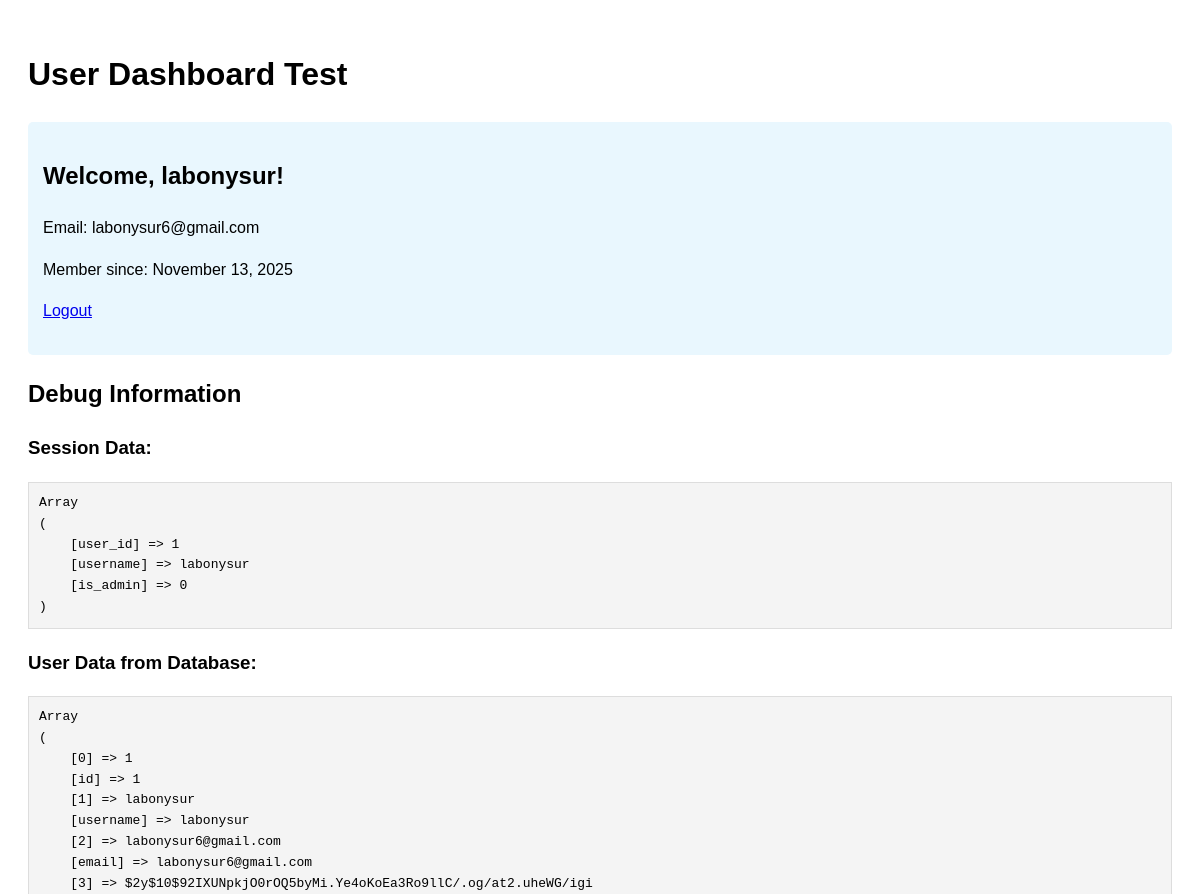
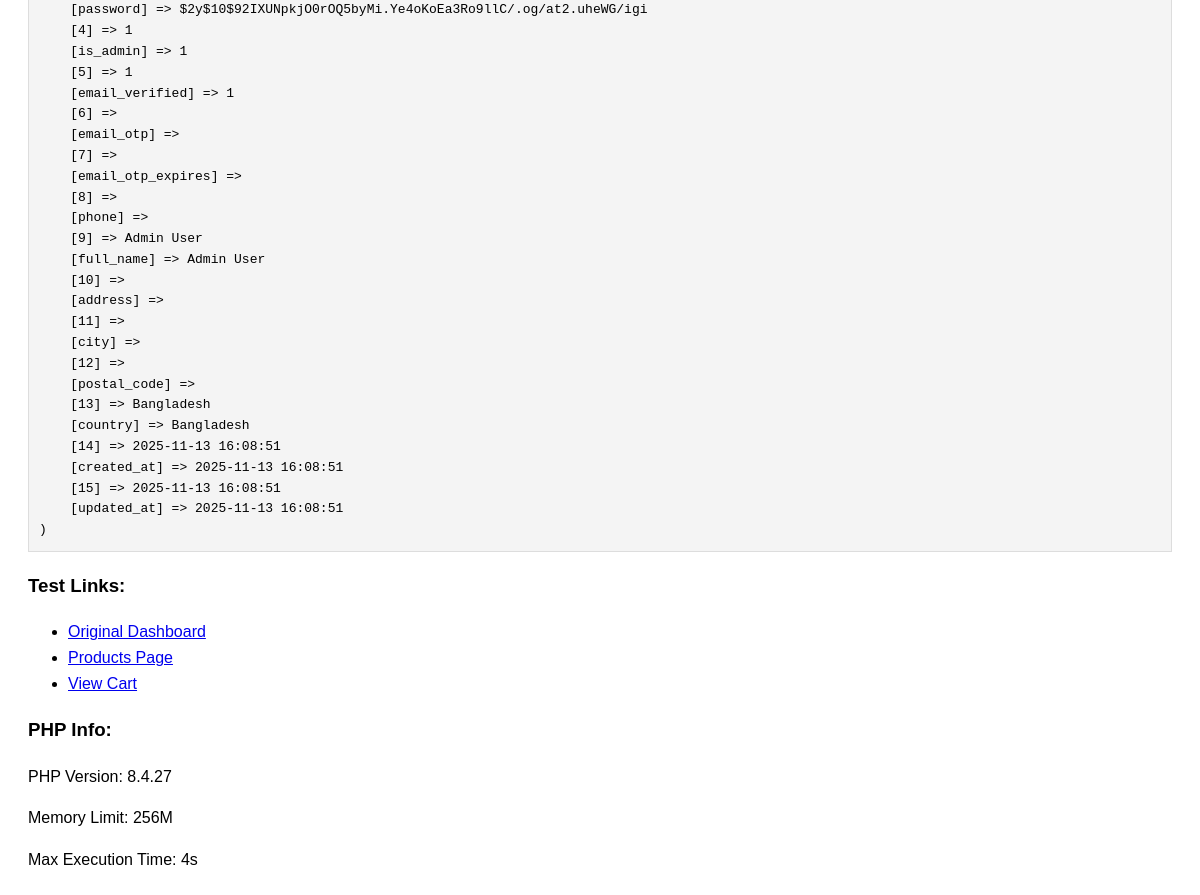
Page /test_user_dashboard.php (signed in) on the committed database (2 pictures, top to bottom).
### tables this page shows
CREATE TABLE users (
    id INT AUTO_INCREMENT PRIMARY KEY,
    username VARCHAR(50) NOT NULL UNIQUE,
    email VARCHAR(100) NOT NULL UNIQUE,
    password VARCHAR(255) NOT NULL,
    is_admin BOOLEAN DEFAULT FALSE,
    email_verified BOOLEAN DEFAULT FALSE,
    email_otp VARCHAR(10) DEFAULT NULL,
    email_otp_expires DATETIME DEFAULT NULL,
    phone VARCHAR(20) DEFAULT NULL,
    full_name VARCHAR(100) DEFAULT NULL,
    address TEXT DEFAULT NULL,
    city VARCHAR(50) DEFAULT NULL,
    postal_code VARCHAR(20) DEFAULT NULL,
    country VARCHAR(50) DEFAULT 'Bangladesh',
    created_at TIMESTAMP DEFAULT CURRENT_TIMESTAMP,
    updated_at TIMESTAMP DEFAULT CURRENT_TIMESTAMP ON UPDATE CURRENT_TIMESTAMP
);

### test_user_dashboard.php (the view, shortened to what this page needs)
<?php
require_once 'includes/db.php';
$stmt = $pdo->prepare("SELECT * FROM users WHERE id = ?");
$stmt->execute([$_SESSION['user_id']]);
$user = $stmt->fetch();
?>
<!DOCTYPE html>
<html>
<head>
</head>
<body>
    <h1>User Dashboard Test</h1>
    <div class="user-info">
        <h2>Welcome, <?= htmlspecialchars($user['username']) ?>!</h2>
        <p>Email: <?= htmlspecialchars($user['email']) ?></p>
        <p>Member since: <?= date('F j, Y', strtotime($user['created_at'])) ?></p>
        <p><a href="pages/logout.php">Logout</a></p>
    </div>
    <h2>Debug Information</h2>
    <h3>Session Data:</h3>
    <pre><?php print_r($_SESSION); ?></pre>
    <h3>User Data from Database:</h3>
    <pre><?php print_r($user); ?></pre>
    <h3>Test Links:</h3>
    <ul>
        <li><a href="pages/dashboard.php">Original Dashboard</a></li>
        <li><a href="pages/products.php">Products Page</a></li>
        <li><a href="pages/cart.php">View Cart</a></li>
    </ul>
    <h3>PHP Info:</h3>
    <p>PHP Version: <?= phpversion() ?></p>
    <p>Memory Limit: <?= ini_get('memory_limit') ?></p>
    <p>Max Execution Time: <?= ini_get('max_execution_time') ?>s</p>
</body>
</html>

### test_user_dashboard.php (style rules this page uses)
body { font-family: Arial, sans-serif; padding: 20px; line-height: 1.6; }
pre { background: #f4f4f4; padding: 10px; border: 1px solid #ddd; }
.user-info { background: #e9f7fe; padding: 15px; border-radius: 5px; margin-bottom: 20px; }

### rows in the picture
users: username "labonysur", email "labonysur6@gmail.com", created_at "November 13, 2025"

### other values in the picture
phpversion() "8.4.27"
ini_get('memory_limit') "256M"
ini_get('max_execution_time') "4"
